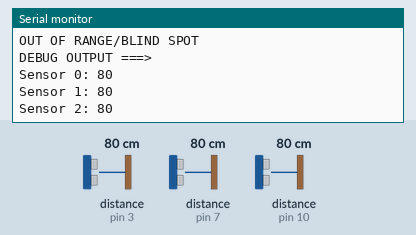
Recording of a sketch running on a simulated Arduino Uno, built with avr-gcc and run on an emulated ATmega328P. Shown: the last lines printed to the serial monitor. Wiring (inferred from the names in the program): 3 × ultrasonic range finder: trigger pin 2, echo pin 3 / trigger pin 6, echo pin 7 / trigger pin 9, echo pin 10. The inputs (shaded band) are chosen by the test bench; at power-on: distance to the obstacle (sensors on pin 3, pin 7, pin 10) 80 cm. The echo pulse lasts 58.3 µs per cm.

Above: at 1.9 s.
2.0 s: distance to the obstacle (sensor on pin 3) set to 2 cm
At 3.6 s:
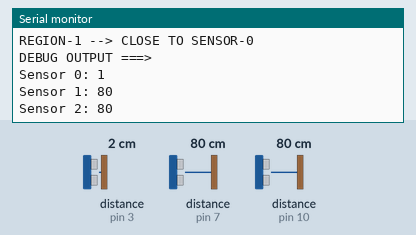
5.5 s: distance to the obstacle (sensor on pin 7) set to 299 cm
At 7.2 s:
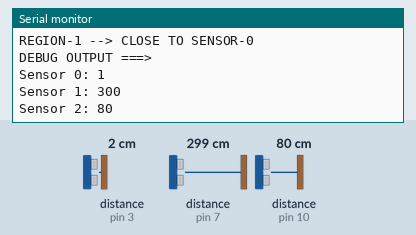
9.9 s: distance to the obstacle (sensor on pin 3) set to 120 cm
At 11.6 s:
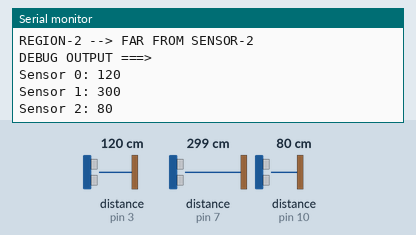
13.6 s: distance to the obstacle (sensor on pin 10) set to 2 cm
At 15.5 s:
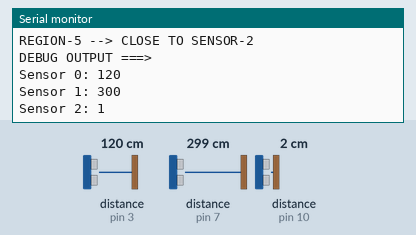
18.0 s: distance to the obstacle (sensor on pin 7) set to 2 cm
At 19.5 s:
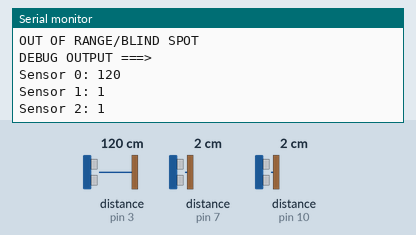
19.6 s: distance to the obstacle (sensor on pin 10) set to 4 cm
At 21.2 s:
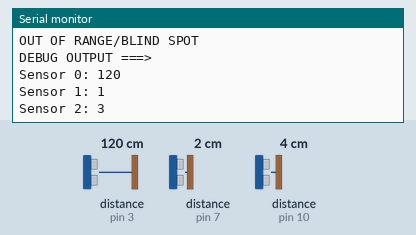
Timing chart, 0 to 22.2 s (numbered marks = the images above; inputs shaded):
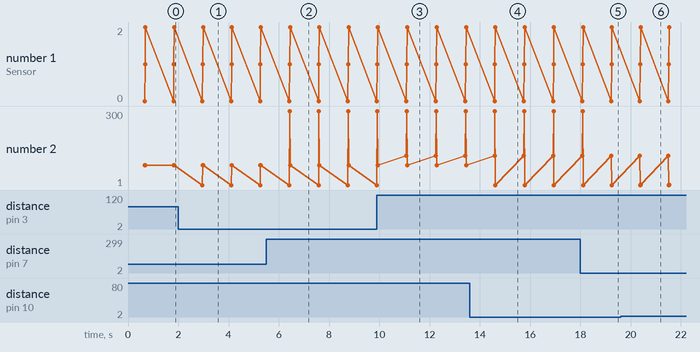

Measured:
- after the input at 2.0 s, the serial monitor: prints a new line after 0.90 s (image 1)
- after the input at 5.5 s, the serial monitor: prints a new line after 0.93 s (image 2)
- after the input at 9.9 s, the serial monitor: prints a new line after 1.1 s (image 3)
- after the input at 13.6 s, the serial monitor: prints a new line after 0.93 s (image 4)
- after the input at 18.0 s, the serial monitor: prints a new line after 1.2 s (image 5)
- after the input at 19.6 s, the serial monitor: prints a new line after 0.79 s (image 6)
- plotted number 2: 1 → 3 after the input at 19.6 s

The sketch:

II2302_Project.ino
```cpp
//calibration values
#define thres_low  35
#define thres_high 65
#define limit 87

int sense[3];    //distance values from the sensors

//sensor IO
unsigned char echoPin[3]={3, 7, 10};
unsigned char trigPin[3]={2, 6, 9};

int dist_calc(unsigned char sensor_select);

void setup()
{
  Serial.begin (9600);         //start UART

  //pin definitions & iniializations
  for(unsigned char i=0; i<3; i++)
  {
    pinMode(trigPin[i], OUTPUT);
    pinMode(echoPin[i], INPUT);
    digitalWrite(trigPin[i], LOW);
  }
}

void loop()
{
  //get sensor data
  for(unsigned char i=0; i<3; i++)
  {
    sense[i]=dist_calc(i);
    delay(200);    //to prevent interference among sensors
  }

  //infer location
  if((sense[0]<thres_high) && (sense[1]<thres_high) && (sense[2]<thres_high) && (sense[0]>thres_low) && (sense[1]>thres_low) && (sense[2]>thres_low))
  {
    Serial.println("REGION-7 --> CENTRAL REGION");
  }
  else if((sense[0]<thres_low) && (sense[1]>thres_low) && (sense[2]>thres_low))
  {
    Serial.println("REGION-1 --> CLOSE TO SENSOR-0");
  }
  else if((sense[1]<thres_low) && (sense[0]>thres_low) && (sense[2]>thres_low))
  {
    Serial.println("REGION-3 --> CLOSE TO SENSOR-1");
  }
  else if((sense[2]<thres_low)  && (sense[0]>thres_low) && (sense[1]>thres_low))
  {
    Serial.println("REGION-5 --> CLOSE TO SENSOR-2");
  }
  else if((sense[0]>thres_high) && (sense[0]<limit) && (sense[1]>limit) && (sense[2]>limit))
  {
    Serial.println("REGION-4 --> FAR FROM SENSOR-0");
  }
  else if((sense[1]>thres_high) && (sense[1]<limit) && (sense[0]>limit) && (sense[2]>limit))
  {
    Serial.println("REGION-6 --> FAR FROM SENSOR-1");
  }
  else if((sense[2]>thres_high) && (sense[2]<limit) && (sense[0]>limit) && (sense[1]>limit))
  {
    Serial.println("REGION-2 --> FAR FROM SENSOR-2");
  }
  else
  {
    Serial.println("OUT OF RANGE/BLIND SPOT");
  }

  //***********************FOR DEBUGGING********************************
  Serial.print("\n\n\n");
  Serial.println("DEBUG OUTPUT ===>");
  Serial.print("Sensor 0: ");
  Serial.println(sense[0]);
  Serial.print("Sensor 1: ");
  Serial.println(sense[1]);
  Serial.print("Sensor 2: ");
  Serial.println(sense[2]);
  //********************************************************************

  Serial.print("\n\n\n\n\n\n");
  delay(500);
}

//distance calculator
int dist_calc(unsigned char sensor_sel)
{
  digitalWrite(trigPin[sensor_sel], HIGH);
  delayMicroseconds(10);
  digitalWrite(trigPin[sensor_sel], LOW);
  return (pulseIn(echoPin[sensor_sel], HIGH))/58;
}
```
